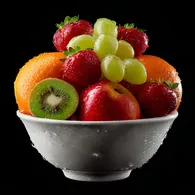
#> input picture tools/aero/mj/bowl.webp, 195 x 195 px, shrunk from 1024 x 1024 before the run
$ python cut.py
#> lines starting #> are read from the running program, lines starting #| are printed output that depends on the picture; after the words box and inside, x2 and y2 are one past the last pixel; in counts of white or black regions, pixels touching at a corner belong together
import numpy as np
from PIL import Image
from scipy import ndimage as nd
def load(f): return np.asarray(Image.open(f).convert("RGB")).astype(np.float32) / 255
#> called with f = 'bowl.webp'
def save(a, f, q=88): Image.fromarray((np.clip(a, 0, 1) * 255 + .5).astype(np.uint8), "RGBA").save(f, quality=q, method=6)
def solid_matte(im, thr=0.07):
#> called with thr = 0.07
    v = im.max(-1); core = nd.binary_opening(v > thr, iterations=2)
#> after `core = nd.binary_opening(v > thr, iterations=2)`:
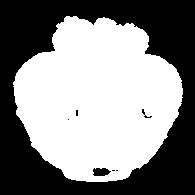
#> core: shape (195, 195) bool; 53.3% white; 7 black regions (4 under 20 px), largest, box (x1, y1, x2, y2) and area: (0, 0, 195, 195) 17588, (93, 168, 111, 176) 115, (142, 109, 152, 118) 24
    lab, n = nd.label(core); sizes = nd.sum(core, lab, range(1, n + 1)); keep = lab == (np.argmax(sizes) + 1)
#> after `lab, n = nd.label(core)`: n = 1
#> after `sizes = nd.sum(core, lab, range(1, n + 1))`: sizes = [20280]
    keep = nd.binary_fill_holes(nd.binary_closing(keep, iterations=5)); soft = nd.gaussian_filter(keep.astype(np.float32), 1.0)
#> after `keep = nd.binary_fill_holes(nd.binary_closing(keep, iterations=5))`: keep: shape (195, 195) bool; 53.9% white; 1 black region, box (x1, y1, x2, y2) and area: (0, 0, 195, 195) 17522
    edge = np.clip((v - 0.02) / 0.08, 0, 1); a = np.where(soft > 0.99, 1.0, np.minimum(soft, np.maximum(edge, soft * 0.6)))
    return nd.gaussian_filter(a, 0.6)
#> returned value: shape (195, 195) float32
def unpre(im, a): return np.clip(im / np.maximum(a[..., None], 0.05), 0, 1)
def bbox(a, pad=6):
    ys, xs = np.where(a > 0.03); return max(0, ys.min() - pad), ys.max() + pad, max(0, xs.min() - pad), xs.max() + pad
# ---- fruit bowl: color + greyed versions
im = load("bowl.webp"); a = solid_matte(im); y0, y1, x0, x1 = bbox(a)
#> after `y0, y1, x0, x1 = bbox(a)`: y0 = 8; y1 = 189; x0 = 5; x1 = 190
rgb = unpre(im, a)[y0:y1, x0:x1]; a = a[y0:y1, x0:x1]
save(np.dstack([rgb, a]), "out/bowl.webp")
lum = rgb @ np.array([0.3, 0.59, 0.11]); grey = np.dstack([lum] * 3) * 0.85 + 0.08
save(np.dstack([grey * 0.9 + rgb * 0.1, a]), "out/bowl_grey.webp"); print("bowl", rgb.shape)
#| bowl (181, 185, 3)
# ---- pod: crop the floor glow, lit + unlit
im = load("pod.webp"); H = im.shape[0]
#> call 2 of load, with f = 'pod.webp'
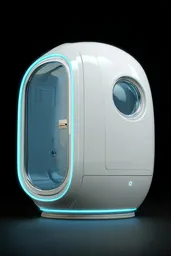
#> input picture tools/aero/mj/pod.webp, 171 x 256 px, shrunk from 896 x 1344 before the run
#> after `H = im.shape[0]`: H = 256
a = solid_matte(im, 0.1); ys = np.where(a.max(1) > 0.5)[0]
#> call 2 of solid_matte, with thr = 0.1
#> in solid_matte (call 2), `core = nd.binary_opening(v > thr, iterations=2)`: core: shape (256, 171) bool; 63.6% white; 3 black regions, box (x1, y1, x2, y2) and area: (0, 0, 171, 226) 15646, (147, 241, 171, 256) 153, (0, 241, 19, 256) 115
#> in solid_matte (call 2), `sizes = nd.sum(core, lab, range(1, n + 1))`: sizes = [27862]
#> in solid_matte (call 2), `keep = nd.binary_fill_holes(nd.binary_closing(keep, iterations=5))`: keep: shape (256, 171) bool; 61.7% white; 1 black region, box (x1, y1, x2, y2) and area: (0, 0, 171, 256) 16772
#> in solid_matte (call 2), `edge = np.clip((v - 0.02) / 0.08, 0, 1)`:
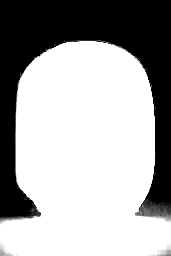
#> edge: shape (256, 171) float32; min 0, max 1, mean 0.653
#> after `ys = np.where(a.max(1) > 0.5)[0]`: ys = 210 values from 41 to 250
rows = a.sum(1); base = int(H * 0.86)  # drop the glowing floor under the pod
#> after `rows = a.sum(1)`: rows = 256 values, max 161 at index 227, min 0 at index 0, mean 105.4
#> after `base = int(H * 0.86)`: base = 220
a[base:] = 0; a[:base] *= 1
#> after `a[base:] = 0`:
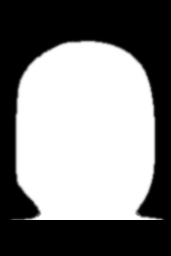
#> a: shape (256, 171) float32; min 0, max 1, mean 0.503
y0, y1, x0, x1 = bbox(a); rgb = unpre(im, a)[y0:y1, x0:x1]; a = a[y0:y1, x0:x1]
#> after `y0, y1, x0, x1 = bbox(a)`: y0 = 33; y1 = 225; x0 = 3; x1 = 170
save(np.dstack([rgb, a]), "out/pod_lit.webp")
cy = (rgb[..., 2] - rgb[..., 0] > 0.25) & (rgb[..., 1] - rgb[..., 0] > 0.15)  # cyan light strips
#> cy: shape (192, 167) bool; 6.7% white; 45 white regions (37 under 20 px), largest, box (x1, y1, x2, y2) and area: (12, 21, 69, 169) 864, (37, 174, 134, 181) 390, (26, 137, 59, 155) 382
cym = nd.gaussian_filter(cy.astype(np.float32), 2)[..., None]
lum = (rgb @ np.array([0.3, 0.59, 0.11]))[..., None]
#> lum: shape (192, 167, 1) float64
unlit = rgb * (1 - cym) + cym * (lum * np.array([0.75, 0.82, 0.88]) * 0.7)
save(np.dstack([unlit, a]), "out/pod.webp"); print("pod", rgb.shape)
#| pod (192, 167, 3)
# ---- glass: clear glass keyed by light, split into walls and contents
im = load("glass.webp"); H, W = im.shape[:2]
#> call 3 of load, with f = 'glass.webp'
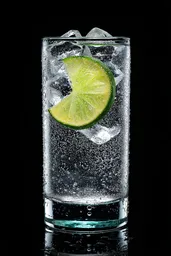
#> input picture tools/aero/mj/glass.webp, 171 x 256 px, shrunk from 896 x 1344 before the run
#> after `H, W = im.shape[:2]`: W = 171
v = im.max(-1); body = solid_matte(im, 0.05)
#> call 3 of solid_matte, with thr = 0.05
#> in solid_matte (call 3), `core = nd.binary_opening(v > thr, iterations=2)`: core: shape (256, 171) bool; 38.2% white; 6 white regions (4 under 20 px), largest, box (x1, y1, x2, y2) and area: (40, 27, 132, 256) 16582, (96, 251, 112, 256) 50
#> in solid_matte (call 3), `lab, n = nd.label(core)`:
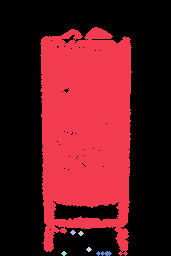
#> lab: shape (256, 171) int32; 7 distinct labels, from 0 to 6; one colour per label, 0 black
#> in solid_matte (call 3), `lab, n = nd.label(core)`: n = 6
#> in solid_matte (call 3), `sizes = nd.sum(core, lab, range(1, n + 1))`: sizes = [16582, 18, 18, 18, 18, 50]
#> in solid_matte (call 3), `keep = lab == np.argmax(sizes) + 1`: keep: shape (256, 171) bool; 37.9% white; 1 white region, box (x1, y1, x2, y2) and area: (40, 27, 132, 256) 16582
#> in solid_matte (call 3), `keep = nd.binary_fill_holes(nd.binary_closing(keep, iterations=5))`:
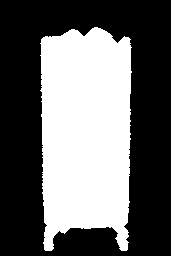
#> keep: shape (256, 171) bool; 40.1% white; 1 white region, box (x1, y1, x2, y2) and area: (40, 27, 132, 251) 17569
cut = int(H * 0.895); body[cut:] = 0  # drop the mirrored floor
#> after `cut = int(H * 0.895)`: cut = 229
y0, y1, x0, x1 = bbox(body); im = im[y0:y1, x0:x1]; body = body[y0:y1, x0:x1]; v = v[y0:y1, x0:x1]
#> after `y0, y1, x0, x1 = bbox(body)`: y0 = 19; y1 = 234; x0 = 33; x1 = 139
a = np.clip(v * 1.25, 0, 1) * 0.85 + 0.15 * body  # glass: alpha follows its light; a faint body so it reads as a volume
a = np.minimum(a, body)
rgb = unpre(im, a) * 0.9 + 0.1 * np.array([0.85, 0.97, 1.0])
h, w = a.shape; walls = np.zeros_like(a)
#> after `h, w = a.shape`: h = 215; w = 106
for r in range(h):
    xs = np.where(body[r] > 0.5)[0]
    if len(xs) < 4: continue
    L, Rr = xs.min(), xs.max(); t = max(5, int((Rr - L) * 0.07)); walls[r, L:L + t] = 1; walls[r, Rr - t:Rr + 1] = 1
#> this loop made 215 passes
#> (L, Rr, t) on passes 12 to 14: (36, 71, 5), (35, 73, 5), (33, 74, 5)
top = int(h * 0.04); basey = int(h * 0.86)
#> after `top = int(h * 0.04)`: top = 8
#> after `basey = int(h * 0.86)`: basey = 184
walls[:top] = 1; walls[basey:] = 1
walls = nd.gaussian_filter(walls, 2.0)
save(np.dstack([rgb, a * walls]), "out/glass_walls.webp")
save(np.dstack([rgb, a * (1 - walls)]), "out/glass_water.webp")
print("glass", a.shape, "water from", top, "to", basey)
#| glass (215, 106) water from 8 to 184
